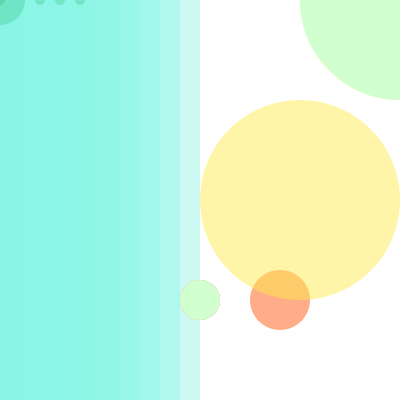
Frame 1 (no input)
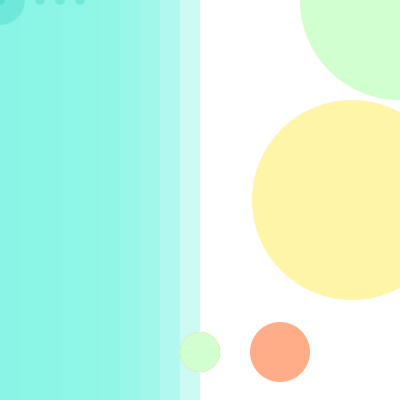
Frame 60 (the mouse pressed at the canvas centre just before this capture)
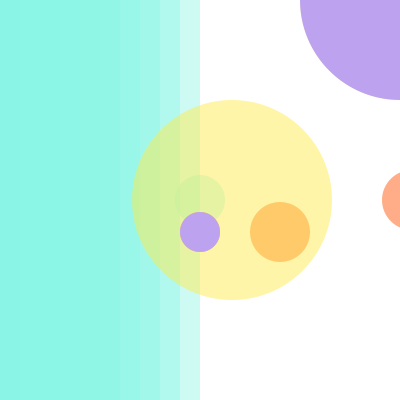
Frame 120 (the mouse held since frame 60 and released just before this capture)

The Processing sketch that drew these frames (run headless with seeded random() and noise(); from frame 60 on, the mouse is pressed at the canvas centre):

// Processing sketch: processing_90907
// ── processing_90907.pde

//Carla Campos-Rodriguez
//February24,2013
//Bouncing Objects

int circleX=300;
int circleY=200;
int circle=3;//speed
void setup() {
  background(255);
  size(400, 400);
  frameRate(100);
  smooth();
  noStroke();
  
}
//yellow circles on white
void draw() {
  background(255);
 //background(208,240,235);
  smooth();
  noStroke();
  fill(138,245,230);//teal
  rect(0,0,20,400);
  fill(138,245,230,120);//tealtransparancy
rect(0,0,40,400);
rect(0,0,60,400);
rect(0,0,80,400);
fill(138,245,230,110);
rect(0,0,100,400);
rect(0,0,120,400);
rect(0,0,140,400);
rect(0,0,160,400);
rect(0,0,180,400);
rect(0,0,200,400);

noStroke();
  if ((mouseY<200)&&(mouseX<300)&&(mouseX<400)) { //flashing cursor
    fill(0, random(255), random(255), 50);
    ellipse(mouseX, mouseY, 10, 10);
    ellipse(mouseX+40, mouseY, 10, 10);
      ellipse(mouseX+60, mouseY, 10, 10);
      ellipse(mouseX+80, mouseY, 10, 10);
  }

ellipse(mouseX,mouseY,50,50);
noStroke();
fill(255,173,136); //coral
ellipse(circleY+80,circleX,60,60); // small circle 2
ellipse(circleX+180,circleY,60,60); // small circle 2
  
  ellipse(circleY,circleX,40,40);//small circle
//rect(10,190,390,390);


  ellipse(circleY,circleX,40,40);//small circle
   fill(255,234,71,120); //yellow


ellipse(circleX,circleY,200,200); //yellow circle
ellipse(400,0,200,200); //yellow circle right
if (dist(circleX, circleY, mouseX, mouseY) > 100) {
 if (mousePressed==true) {
   fill(138,245,230);
          
    } else {
       fill(209,255,208); //mint
        }
  } else {
    //if the mouse is outside the circle
   fill(189,162,240); //yellow
  }
        //fill(209,255,208);
ellipse(400,0,200,200); //yellow circle right
ellipse(circleY,circleX,40,40);
circleX=circleX+circle;
  if(circleX>width) {
    circle = -2;
  }
  if(circleX < 0){
    circle = 2;
 }

  {


 }
}
